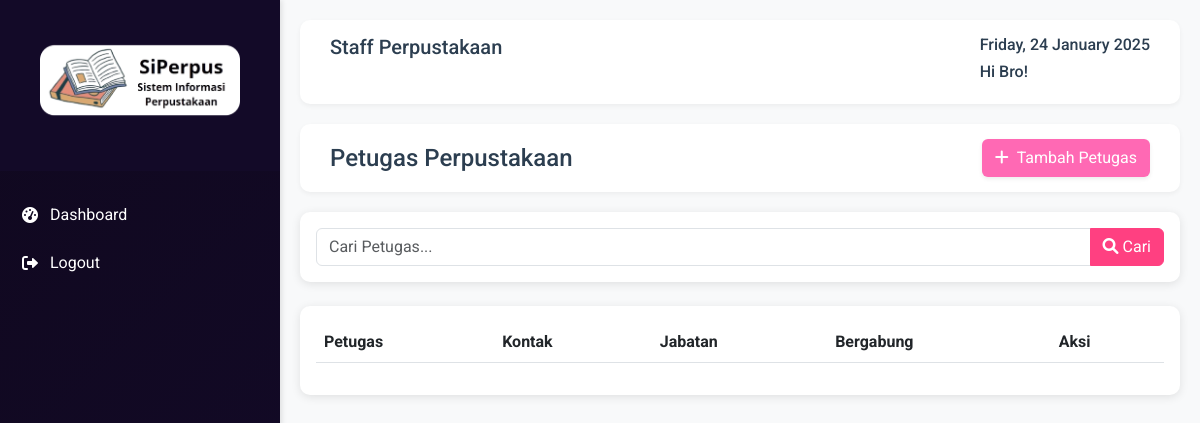
The page /pages/Staff/staff.php on the database as committed earlier.
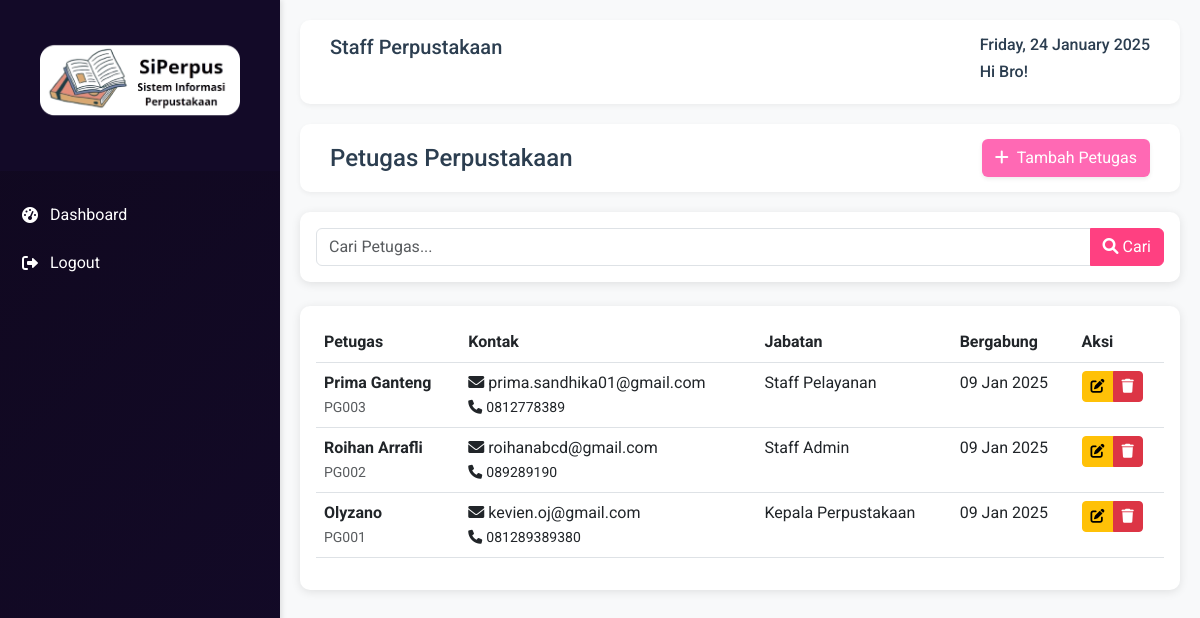
The same page on the database as committed later.
### tables this page shows
CREATE TABLE PETUGAS (
    id_petugas VARCHAR(6) UNIQUE NOT NULL PRIMARY KEY,
    nama_petugas VARCHAR(225) NOT NULL,
    nomor_telp VARCHAR(12) NOT NULL,
    email VARCHAR(89) NOT NULL UNIQUE,
    password VARCHAR(225) NOT NULL,
    CONSTRAINT CheckTabelPetugas1 CHECK (LENGTH(id_petugas) = 5),
    CONSTRAINT CheckTabelPetugas2 CHECK (id_petugas REGEXP "^PG[0-9]{3}$")

);

CREATE TABLE JABATAN (	
    id_jabatan VARCHAR(6) UNIQUE NOT NULL PRIMARY KEY,
    nama_jabatan VARCHAR(225) NOT NULL,
    CONSTRAINT CheckTabelJabatan1 CHECK (LENGTH(id_jabatan) = 5),
    CONSTRAINT CheckTabelJabatan2 CHECK (id_jabatan REGEXP "^JB[0-9]{3}$")
);

### pages/Staff/staff.php (the view, shortened to what this page needs)
<?php
require "config/connection.php";
$search = isset($_GET['search']) ? $conn->real_escape_string(trim($_GET['search'])) : '';
$query = "SELECT petugas.*, jabatan.nama_jabatan FROM petugas LEFT JOIN jabatan ON petugas.id_jabatan = jabatan.id_jabatan";
$query .= " ORDER BY petugas.id_petugas DESC";
$data = $conn->query($query) or die(mysqli_error($conn));
?>
<link rel="stylesheet" href="https://cdn.jsdelivr.net/npm/sweetalert2@11/dist/sweetalert2.min.css">
<div class="main-header d-flex justify-content-between align-items-center">
    <h4 class="mb-0">Petugas Perpustakaan</h4>
    <div>
        <a href="<?php echo BASE_URL; ?>/staff/addStaff" class="btn btn-pink" onclick="return confirmAction('add', '<?php echo BASE_URL; ?>/staff/addStaff');">
            <i class="fas fa-plus me-2"></i>Tambah Petugas
        </a>
    </div>
</div>
<div class="card my-3">
    <div class="card-body">
        <form method="GET" action="<?php echo BASE_URL; ?>/staff">
            <div class="input-group">
                <input type="text" name="search" class="form-control" placeholder="Cari Petugas..." value="<?php echo htmlspecialchars($search); ?>">
                <button class="btn btn-primary" type="submit">
                    <i class="fas fa-search me-1"></i>Cari
                </button>
            </div>
        </form>
    </div>
</div>
<div class="card mt-4">
    <div class="card-body">
        <div class="table-responsive">
            <table class="table table-hover">
                <thead>
                    <tr>
                        <th>Petugas</th>
                        <th>Kontak</th>
                        <th>Jabatan</th>
                        <th>Bergabung</th>
                        <th>Aksi</th>
                    </tr>
                </thead>
                <tbody>
                    <?php while ($staff = $data->fetch_assoc()): ?>
                        <tr>
                            <td>
                                <div class="d-flex align-items-center">
                                    <div>
                                        <div class="fw-bold"><?= htmlspecialchars($staff['nama_petugas']) ?></div>
                                        <small class="text-muted"><?= htmlspecialchars($staff['id_petugas']) ?></small>
                                    </div>
                                </div>
                            </td>
                            <td>
                                <div><i class="fas fa-envelope me-1"></i><?= htmlspecialchars($staff['email']) ?></div>
                                <small><i class="fas fa-phone me-1"></i><?= htmlspecialchars($staff['nomor_telp']) ?></small>
                            </td>
                            <td><?= htmlspecialchars($staff['nama_jabatan']) ?></td>
                            <td><?= date('d M Y', strtotime($staff['created_at'])) ?></td>
                            <td>
                                <div class="btn-group">
                                    <a href="<?php echo BASE_URL; ?>/staff/editStaff?id=<?= urlencode($staff['id_petugas']) ?>" class="btn btn-sm btn-warning" title="Edit" onclick="return confirmAction('edit', '<?php echo BASE_URL; ?>/staff/editStaff?id=<?= urlencode($staff['id_petugas']) ?>');">
                                        <i class="fas fa-edit"></i>
                                    </a>
                                    <a href="<?php echo BASE_URL; ?>/staff/deleteStaff?id=<?= urlencode($staff['id_petugas']) ?>" class="btn btn-sm btn-danger" title="Hapus" onclick="return confirmAction('delete', '<?php echo BASE_URL; ?>/staff/deleteStaff?id=<?= urlencode($staff['id_petugas']) ?>');">
                                        <i class="fas fa-trash"></i>
                                    </a>
                                </div>
                            </td>
                        </tr>
                    <?php endwhile; ?>
                </tbody>
            </table>
        </div>
    </div>
</div>
<?php
require_once(__DIR__ . '/../../layouts/main.php');
?>

Rows that differ between the two databases and show on the page:
added petugas: nama_petugas "Prima Ganteng", id_petugas "PG003", email "prima.sandhika01@gmail.com", nomor_telp "0812778389", id_jabatan.nama_jabatan "Staff Pelayanan", created_at "09 Jan 2025"
added petugas: nama_petugas "Roihan Arrafli", id_petugas "PG002", email "roihanabcd@gmail.com", nomor_telp "089289190", id_jabatan.nama_jabatan "Staff Admin", created_at "09 Jan 2025"
added petugas: nama_petugas "Olyzano", id_petugas "PG001", email "kevien.oj@gmail.com", nomor_telp "081289389380", id_jabatan.nama_jabatan "Kepala Perpustakaan", created_at "09 Jan 2025"
